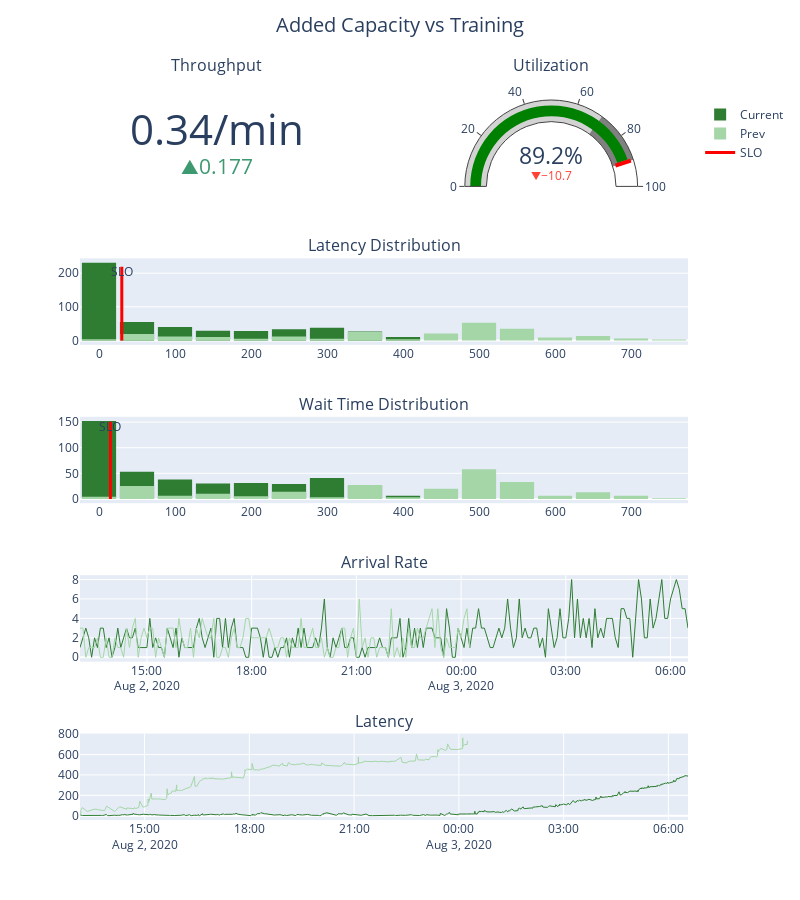

Notebook cell for this chart:
### Code cell
dashboard = build_dashboard(Q_train, prev_q=Q_add_cap, title='Added Capacity vs Training', show_slo=True)
dashboard.show()

### Figure 1 — Plotly figure (JSON) as saved in the notebook; plotly's stock layout.template omitted (floating-point values rounded to 4 significant figures; data arrays with more than 128 entries replaced by an {"elided": "..."} marker saying what was removed)
{"data": [{"delta": {"position": "bottom", "reference": 0.1637}, "domain": {"x": [0, 0.45], "y": [0.88, 1]}, "mode": "number+delta", "number": {"suffix": "/min"}, "type": "indicator", "value": 0.3404}, {"delta": {"position": "bottom", "reference": 99.93}, "domain": {"x": [0.55, 1], "y": [0.88, 1]}, "gauge": {"axis": {"range": [0, 100]}, "steps": [{"color": "lightgray", "range": [0, 70]}, {"color": "gray", "range": [70, 90]}], "threshold": {"line": {"color": "red", "width": 4}, "thickness": 0.75, "value": 90}}, "mode": "gauge+number+delta", "number": {"suffix": "%"}, "type": "indicator", "value": 89.24}, {"bingroup": "1", "marker": {"color": "#2E7D32"}, "name": "Current", "nbinsx": 20, "type": "histogram", "x": {"elided": "491 float values"}, "xaxis": "x", "yaxis": "y"}, {"bingroup": "2", "marker": {"color": "#2E7D32"}, "name": "Current", "showlegend": false, "type": "histogram", "x": {"elided": "406 float values"}, "xaxis": "x2", "yaxis": "y2"}, {"line": {"color": "#2E7D32", "width": 1}, "showlegend": false, "type": "scatter", "x": {"elided": "210 str values"}, "xaxis": "x3", "y": {"elided": "210 int values"}, "yaxis": "y3"}, {"line": {"color": "#2E7D32", "width": 1}, "showlegend": false, "type": "scatter", "x": {"elided": "491 str values"}, "xaxis": "x4", "y": {"elided": "491 float values"}, "yaxis": "y4"}, {"bingroup": "1", "marker": {"color": "#A5D6A7"}, "name": "Prev", "nbinsx": 20, "type": "histogram", "x": {"elided": "236 float values"}, "xaxis": "x", "yaxis": "y"}, {"bingroup": "2", "marker": {"color": "#A5D6A7"}, "name": "Prev", "showlegend": false, "type": "histogram", "x": {"elided": "234 float values"}, "xaxis": "x2", "yaxis": "y2"}, {"line": {"color": "#A5D6A7", "width": 1}, "showlegend": false, "type": "scatter", "x": {"elided": "135 str values"}, "xaxis": "x3", "y": {"elided": "135 int values"}, "yaxis": "y3"}, {"line": {"color": "#A5D6A7", "width": 1}, "showlegend": false, "type": "scatter", "x": {"elided": "236 str values"}, "xaxis": "x4", "y": {"elided": "236 float values"}, "yaxis": "y4"}, {"line": {"color": "red", "width": 3}, "mode": "lines+text", "name": "SLO", "showlegend": true, "text": [null, "SLO"], "textposition": "bottom center", "type": "scatter", "x": [30, 30], "xaxis": "x", "y": [0, 219], "yaxis": "y"}, {"line": {"color": "red", "width": 3}, "mode": "lines+text", "name": "SLO", "showlegend": false, "text": [null, "SLO"], "textposition": "bottom center", "type": "scatter", "x": [15, 15], "xaxis": "x2", "y": [0, 151], "yaxis": "y2"}], "layout": {"annotations": [{"font": {"size": 16}, "showarrow": false, "text": "Throughput", "x": 0.225, "xanchor": "center", "xref": "paper", "y": 1.03, "yanchor": "bottom", "yref": "paper"}, {"font": {"size": 16}, "showarrow": false, "text": "Utilization", "x": 0.775, "xanchor": "center", "xref": "paper", "y": 1.03, "yanchor": "bottom", "yref": "paper"}, {"font": {"size": 16}, "showarrow": false, "text": "Latency Distribution", "x": 0.5, "xanchor": "center", "xref": "paper", "y": 0.78, "yanchor": "bottom", "yref": "paper"}, {"font": {"size": 16}, "showarrow": false, "text": "Wait Time Distribution", "x": 0.5, "xanchor": "center", "xref": "paper", "y": 0.56, "yanchor": "bottom", "yref": "paper"}, {"font": {"size": 16}, "showarrow": false, "text": "Arrival Rate", "x": 0.5, "xanchor": "center", "xref": "paper", "y": 0.34, "yanchor": "bottom", "yref": "paper"}, {"font": {"size": 16}, "showarrow": false, "text": "Latency", "x": 0.5, "xanchor": "center", "xref": "paper", "y": 0.12, "yanchor": "bottom", "yref": "paper"}], "bargap": 0.1, "barmode": "overlay", "height": 900, "title": {"font": {"size": 20}, "text": "Added Capacity vs Training", "x": 0.5, "xanchor": "center", "y": 0.98, "yanchor": "top"}, "width": 800, "xaxis": {"anchor": "y", "domain": [0, 1]}, "xaxis2": {"anchor": "y2", "domain": [0, 1]}, "xaxis3": {"anchor": "y3", "domain": [0, 1]}, "xaxis4": {"anchor": "y4", "domain": [0, 1]}, "yaxis": {"anchor": "x", "domain": [0.66, 0.78]}, "yaxis2": {"anchor": "x2", "domain": [0.44, 0.56]}, "yaxis3": {"anchor": "x3", "domain": [0.22, 0.34]}, "yaxis4": {"anchor": "x4", "domain": [0, 0.12]}}}
